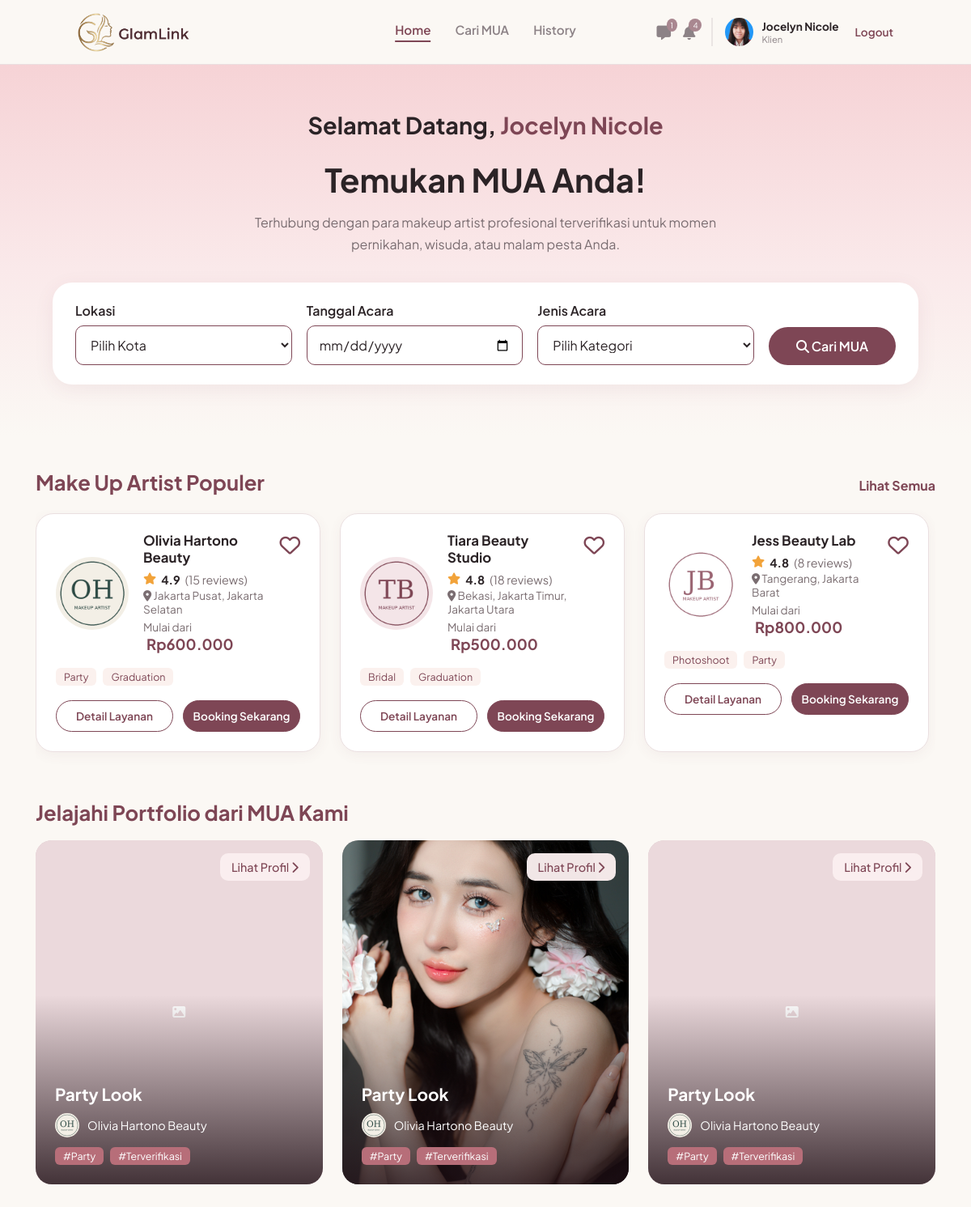
Screenshot of /klien/index.php (signed in) with the database file from the repository.
### tables this page shows
CREATE TABLE `users` (
  `id_user` int(11) NOT NULL,
  `nama` varchar(100) NOT NULL,
  `email` varchar(100) NOT NULL,
  `nomor_telepon` varchar(20) DEFAULT NULL,
  `nama_brand` varchar(150) DEFAULT NULL,
  `bio` text DEFAULT NULL,
  `lokasi` varchar(150) DEFAULT NULL,
  `foto_profil` varchar(255) DEFAULT NULL,
  `password` varchar(255) NOT NULL,
  `role` enum('mua','pelanggan','admin') NOT NULL,
  `dibuat_pada` timestamp NOT NULL DEFAULT current_timestamp(),
  `status_verifikasi` enum('pending','approved','rejected') NOT NULL DEFAULT 'approved',
  `alasan_tolak` varchar(255) DEFAULT NULL
);

CREATE TABLE `portfolios` (
  `id_portfolio` int(11) NOT NULL,
  `id_mua` int(11) NOT NULL,
  `foto` varchar(255) NOT NULL,
  `judul` varchar(100) DEFAULT NULL,
  `deskripsi` text DEFAULT NULL,
  `tag` varchar(150) DEFAULT NULL
);

### includes/chat.php (called while the page is built, shortened)
<?php
function chat_belum_dibaca(mysqli $k, int $saya): int {
    try {
        $st = $k->prepare("SELECT COUNT(*) AS n FROM chats WHERE id_penerima = ? AND dibaca_pada IS NULL");
        $st->bind_param('i', $saya);
        $st->execute();
        return (int)$st->get_result()->fetch_assoc()['n'];
    } catch (Throwable $e) {
        return 0;
    }
}

### includes/klien_notifikasi.php (called while the page is built, shortened)
<?php
function klien_notif_tgl(string $tgl): string {
    $t = strtotime($tgl);
    return date('j', $t) . ' ' . KLIEN_NOTIF_BULAN[(int)date('n', $t)] . ' ' . date('Y', $t);
}
function klien_notif_rp($n): string { return 'Rp ' . number_format((float)$n, 0, ',', '.'); }
function klien_notif_sinkron(mysqli $koneksi, int $id_klien): void {
    $st = $koneksi->prepare("SELECT COUNT(*) AS n FROM klien_notifikasi WHERE id_pelanggan = ?");
    $st->bind_param('i', $id_klien);
    $st->execute();
    $pertama = (int)$st->get_result()->fetch_assoc()['n'] === 0 ? 1 : 0;
    $ins = $koneksi->prepare("INSERT IGNORE INTO klien_notifikasi (id_pelanggan, kunci, tipe, judul, pesan, link, label_aksi, waktu, dibaca_pada)
                              VALUES (?, ?, ?, ?, ?, ?, ?, ?, IF(? = 1, NOW(), NULL))");
    $tambah = function (string $kunci, string $tipe, string $judul, string $pesan, ?string $link, ?string $aksi, string $waktu, int $sudah_baca = 0)
              use ($ins, $id_klien, $pertama) {
        $baca = ($pertama || $sudah_baca) ? 1 : 0;
    };
    $st = $koneksi->prepare("
        SELECT b.id_booking, b.no_invoice, b.tanggal_booking, b.waktu_booking, b.total_harga, b.status, b.metode_bayar, b.dibayar_pada,
               b.dibatalkan_oleh, b.is_mua_done, b.is_client_done, b.rating, b.created_at,
               COALESCE(b.dibatalkan_pada, b.created_at) AS waktu_batal, NOW() AS sekarang,
               (b.tanggal_booking = CURDATE()) AS hari_ini, (b.tanggal_booking = CURDATE() + INTERVAL 1 DAY) AS besok,
               u.nama_brand, u.nama AS nama_mua, s.nama_layanan
        FROM bookings b
        LEFT JOIN users u ON u.id_user = b.id_mua
        LEFT JOIN services s ON s.id_service = b.id_layanan
        WHERE b.id_pelanggan = ? AND (b.created_at >= NOW() - INTERVAL 60 DAY OR b.tanggal_booking >= CURDATE() - INTERVAL 60 DAY)");
    $st->bind_param('i', $id_klien);
    $st->execute();
    foreach ($st->get_result()->fetch_all(MYSQLI_ASSOC) as $b) {
        $id    = (int)$b['id_booking'];
        $inv   = $b['no_invoice'];
        $mua   = $b['nama_brand'] ?: ($b['nama_mua'] ?: 'MUA');
        $lay   = $b['nama_layanan'] ?: 'layanan';
        $tgl   = klien_notif_tgl($b['tanggal_booking']) . ' pukul ' . substr($b['waktu_booking'], 0, 5) . ' WIB';
        $detail = 'detail_booking.php?id=' . $id;
        if (!empty($b['dibayar_pada'])) {
            $metode = $b['metode_bayar'] ? ' melalui ' . $b['metode_bayar'] : '';
        }
        if ($b['status'] === 'dikonfirmasi' && ((int)$b['hari_ini'] === 1 || (int)$b['besok'] === 1)) {
            $hari = (int)$b['hari_ini'] === 1;
        }
    }
}
function klien_notif_jumlah_baru(mysqli $koneksi, int $id_klien): int {
    try {
        klien_notif_sinkron($koneksi, $id_klien);
        $st = $koneksi->prepare("SELECT COUNT(*) AS n FROM klien_notifikasi WHERE id_pelanggan = ? AND dibaca_pada IS NULL AND dihapus_pada IS NULL");
        $st->bind_param('i', $id_klien);
        $st->execute();
        return (int)$st->get_result()->fetch_assoc()['n'];
    } catch (Throwable $e) {
        return 0;
    }
}

### includes/klien.php (the view, shortened to what this page needs)
<?php
require_once __DIR__ . '/../koneksi.php';
function q($sql, $params = []) {
    global $koneksi;
    $st = $koneksi->prepare($sql);
    if ($params) { $st->bind_param(str_repeat('s', count($params)), ...$params); }
    $st->execute();
    $r = $st->get_result();
    return $r ? $r->fetch_all(MYSQLI_ASSOC) : [];
}
function e($v)      { return htmlspecialchars((string)$v, ENT_QUOTES); }
function rupiah($n) { return 'Rp' . number_format((float)$n, 0, ',', '.'); }
function foto($file, $kelas = '', $ikon = 'fa-user') {
    $f = basename((string)$file);
    if ($f !== '' && file_exists(__DIR__ . '/../assets/img/' . $f)) {
        return '<img class="' . $kelas . '" src="../assets/img/' . e($f) . '" alt="">';
    }
    return '<div class="' . $kelas . ' foto-kosong"><i class="fa-solid ' . $ikon . '"></i></div>';
}
function csrf_field() { if (empty($_SESSION['csrf'])) $_SESSION['csrf'] = bin2hex(random_bytes(16)); return '<input type="hidden" name="csrf" value="' . $_SESSION['csrf'] . '">'; }
function daftar_mua($where = '', $params = [], $urut = 'rating DESC, selesai DESC, u.dibuat_pada DESC', $limit = 60) {
    $rows = q("SELECT u.id_user, u.nama_brand, u.lokasi, u.foto_profil,
                (SELECT foto FROM portfolios WHERE id_mua = u.id_user ORDER BY id_portfolio LIMIT 1) AS cover,
                (SELECT MIN(harga) FROM services WHERE id_mua = u.id_user) AS harga_min,
                (SELECT COUNT(*) FROM bookings WHERE id_mua = u.id_user AND status = 'selesai') AS selesai,
                (SELECT ROUND(AVG(rating), 1) FROM bookings WHERE id_mua = u.id_user AND rating > 0) AS rating,
                (SELECT COUNT(*) FROM bookings WHERE id_mua = u.id_user AND rating > 0) AS n_ulasan,
                (SELECT COUNT(*) FROM favorit f WHERE f.id_mua = u.id_user AND f.id_pelanggan = " . (int)($GLOBALS['id_klien'] ?? 0) . ") AS fav
              FROM users u
              WHERE u.role = 'mua' AND u.status_verifikasi = 'approved' $where
              ORDER BY $urut LIMIT " . (int)$limit, $params);
    foreach ($rows as &$m) {
        $m['kats'] = array_column(q("SELECT DISTINCT kategori FROM services WHERE id_mua = ? AND kategori <> ''", [$m['id_user']]), 'kategori');
    }
    return $rows;
}
function rating_teks($m) {
    return '<span class="rate"><i class="fa-solid fa-star"></i> <b>' . number_format((float)$m['rating'], 1) . '</b> <span class="muted">(' . (int)$m['n_ulasan'] . ' reviews)</span></span>';
}
function kartu_populer($m) {
    $id  = (int)$m['id_user'];
    $fav = !empty($m['fav']);
    $aria = $fav ? 'Hapus dari favorit' : 'Simpan ke favorit';
    echo '<article class="pop-card">';
    echo '<form class="pop-fav" method="POST" action="favorit.php">' . csrf_field() . '<input type="hidden" name="id_mua" value="' . $id . '"><input type="hidden" name="dari" value="home">';
    echo '<button type="submit" class="pop-heart' . ($fav ? ' on' : '') . '" aria-pressed="' . ($fav ? 'true' : 'false') . '" aria-label="' . $aria . '" title="' . $aria . '"><i class="' . ($fav ? 'fa-solid' : 'fa-regular') . ' fa-heart"></i></button></form>';
    echo '<a class="pop-link" href="mua.php?id=' . $id . '">' . foto($m['foto_profil'], 'avatar pop') . '<div class="pop-info"><h3>' . e($m['nama_brand']) . '</h3>' . rating_teks($m);
    echo '<div class="muted small"><i class="fa-solid fa-location-dot"></i> ' . e($m['lokasi']) . '</div>';
    echo '<div class="cc-price"><span class="muted">Mulai dari</span> <b>' . ($m['harga_min'] ? rupiah($m['harga_min']) : '-') . '</b></div></div></a>';
    echo '<div class="chips pop-tags">'; foreach (array_slice($m['kats'], 0, 2) as $k) echo '<span class="pop-tag">' . e($k) . '</span>'; echo '</div>';
    echo '<div class="cc-actions"><a class="kb-outline" href="mua.php?id=' . $id . '&tab=layanan">Detail Layanan</a><a class="kb-fill" href="booking.php?mua=' . $id . '">Booking Sekarang</a></div>';
    echo '</article>';
}
function head_klien($judul) {
    echo '<!DOCTYPE html><html lang="id"><head><meta charset="UTF-8"><meta name="viewport" content="width=device-width, initial-scale=1.0"><title>' . e($judul) . ' - GlamLink</title>
<link rel="stylesheet" href="https://cdnjs.cloudflare.com/ajax/libs/font-awesome/6.4.0/css/all.min.css">
<link href="https://fonts.googleapis.com/css2?family=Plus+Jakarta+Sans:wght@400;500;600;700&display=swap" rel="stylesheet">
<link rel="stylesheet" href="../assets/css/navbar.css"><link rel="stylesheet" href="../assets/css/klien.css"></head><body>';
}
function bottom_nav() {
    echo '<nav class="bottom-nav">';
    echo '</nav></body></html>';
}

### navbar.php (shortened to what this page needs)
<?php
$path_prefix = in_array(basename(dirname($_SERVER['PHP_SELF'])), ['mua', 'klien']) ? '../' : '';
$nav_logged_in = isset($_SESSION['status_login']) && $_SESSION['status_login'] == true;
$nav_role = isset($_SESSION['role']) ? $_SESSION['role'] : '';
if ($nav_logged_in && in_array($nav_role, ['mua', 'pelanggan']) && isset($koneksi)) {
    $id_mua_nav = $_SESSION['id_user'];
    $nav_query = mysqli_query($koneksi, "SELECT nama, nama_brand, foto_profil, status_verifikasi FROM users WHERE id_user = '$id_mua_nav'");
    $nav_profil = mysqli_fetch_assoc($nav_query);
}
?>
<header class="navbar">
    <div class="logo">
        <a href="<?php echo $path_prefix; ?>index.php">
            <img src="<?php echo $path_prefix; ?>assets/img/logo.png" alt="GlamLink">
        </a>
    </div>
    <?php if (!$nav_logged_in): ?>
        <div class="nav-links">
            <a href="<?php echo $path_prefix; ?>login.php" class="btn-text">Masuk</a>
            <a href="<?php echo $path_prefix; ?>login.php" class="btn-outline nav-mua">Masuk Sebagai MUA</a>
            <a href="<?php echo $path_prefix; ?>register.php" class="btn-filled">Daftar</a>
        </div>
    <?php elseif ($nav_role == 'pelanggan'): ?>
        <?php $hal = basename($_SERVER['SCRIPT_NAME']); ?>
        <div class="nav-menu-mua">
            <a href="<?php echo $path_prefix; ?>klien/index.php" class="<?php echo $hal == 'index.php' ? 'active' : ''; ?>">Home</a>
            <a href="<?php echo $path_prefix; ?>klien/cari.php" class="<?php echo in_array($hal, ['cari.php', 'mua.php', 'booking.php']) ? 'active' : ''; ?>">Cari MUA</a>
            <a href="<?php echo $path_prefix; ?>klien/history.php" class="<?php echo $hal == 'history.php' ? 'active' : ''; ?>">History</a>
        </div>
        <div class="nav-profile-mua">
            <div class="nav-icons">
                <?php
                require_once __DIR__ . '/includes/chat.php';
                $nav_chat_baru = (($koneksi ?? null) instanceof mysqli) ? chat_belum_dibaca($koneksi, (int)$_SESSION['id_user']) : 0;
                ?>
                <a href="<?php echo $path_prefix; ?>klien/chat.php" class="icon-btn" title="Chat">
                    <i class="fa-solid fa-message"></i>
                    <span class="badge" id="navChatBadge" <?php echo $nav_chat_baru ? '' : 'hidden'; ?>><?php echo $nav_chat_baru > 99 ? '99+' : $nav_chat_baru; ?></span>
                </a>
                <?php
                require_once __DIR__ . '/includes/klien_notifikasi.php';
                $nav_notif_klien = (($koneksi ?? null) instanceof mysqli) ? klien_notif_jumlah_baru($koneksi, (int)$_SESSION['id_user']) : 0;
                ?>
                <a href="<?php echo $path_prefix; ?>klien/notifikasi.php" class="icon-btn" title="Notifikasi">
                    <i class="fa-solid fa-bell"></i>
                    <span class="badge" id="navNotifBadge" <?php echo $nav_notif_klien ? '' : 'hidden'; ?>><?php echo $nav_notif_klien > 99 ? '99+' : $nav_notif_klien; ?></span>
                </a>
            </div>
            <a href="<?php echo $path_prefix; ?>klien/profil.php" style="text-decoration:none;color:inherit;">
                <div class="profile-info">
                    <?php if (!empty($nav_profil['foto_profil']) && file_exists(__DIR__ . '/assets/img/' . basename($nav_profil['foto_profil']))): ?>
                        <img src="<?php echo $path_prefix; ?>assets/img/<?php echo htmlspecialchars(basename($nav_profil['foto_profil'])); ?>" alt="Profile">
                    <?php else: ?>
                        <div style="width:35px;height:35px;background:#e0d8da;border-radius:50%;display:flex;align-items:center;justify-content:center;color:#fff;font-size:0.8rem;"><i class="fa-solid fa-user"></i></div>
                    <?php endif; ?>
                    <div class="profile-text">
                        <span class="brand-name"><?php echo htmlspecialchars($nav_profil['nama'] ?? 'Klien'); ?></span>
                        <span class="role-text">Klien</span>
                    </div>
                </div>
            </a>
            <a href="<?php echo $path_prefix; ?>logout.php" class="logout-link">Logout</a>
        </div>
    <?php endif; ?>
</header>

### klien/index.php (shortened to what this page needs)
<?php
require __DIR__ . '/../includes/klien.php';
$porto = q("SELECT p.foto, u.id_user, u.nama_brand, u.foto_profil,
              (SELECT kategori FROM services WHERE id_mua = u.id_user ORDER BY id_service LIMIT 1) AS kategori
            FROM portfolios p JOIN users u ON u.id_user = p.id_mua
            WHERE u.role='mua' AND u.status_verifikasi='approved' ORDER BY p.id_portfolio DESC LIMIT 3");
$populer = daftar_mua('', [], 'rating DESC, selesai DESC, u.dibuat_pada DESC', 6);
head_klien('Home');
include __DIR__ . '/../navbar.php';
?>
<section class="kl-hero">
    <h2 class="salam">Selamat Datang, <span><?php echo e($_SESSION['nama']); ?></span></h2>
    <h1>Temukan MUA Anda!</h1>
    <p class="sub">Terhubung dengan para makeup artist profesional terverifikasi untuk momen pernikahan, wisuda, atau malam pesta Anda.</p>
    <form class="search-card" action="cari.php" method="GET">
        <div><label for="wilayah">Lokasi</label>
            <select id="wilayah" name="wilayah"><option value="">Pilih Kota</option>
            </select></div>
        <div><label for="tanggal">Tanggal Acara</label>
            <input type="date" id="tanggal" name="tanggal" min="<?php echo date('Y-m-d'); ?>"></div>
        <div><label for="kategori">Jenis Acara</label>
            <select id="kategori" name="kategori"><option value="">Pilih Kategori</option>
            </select></div>
        <button class="btn-cari" type="submit"><i class="fa-solid fa-magnifying-glass"></i> Cari MUA</button>
    </form>
</section>
<main class="kl-wrap">
    <section id="populer">
        <div class="kl-title-row">
            <h2 class="kl-title">Make Up Artist Populer</h2>
            <a href="cari.php" class="lihat-semua">Lihat Semua</a>
        </div>
        <div class="pop-scroll">
            <?php foreach ($populer as $m) kartu_populer($m); ?>
        </div>
    </section>
    <h2 class="kl-title">Jelajahi Portfolio dari MUA Kami</h2>
    <div class="grid-3">
        <?php foreach ($porto as $p): ?>
            <a class="porto-card" href="mua.php?id=<?php echo (int)$p['id_user']; ?>">
                <?php echo foto($p['foto'], 'porto-img', 'fa-image'); ?>
                <span class="lihat-pill">Lihat Profil <i class="fa-solid fa-chevron-right"></i></span>
                <div class="porto-info">
                    <h3><?php echo $p['kategori'] ? e($p['kategori']) . ' Look' : 'Portfolio'; ?></h3>
                    <div class="porto-mua"><?php echo foto($p['foto_profil'], 'avatar sm'); ?><span><?php echo e($p['nama_brand']); ?></span></div>
                    <div class="chips"><?php if ($p['kategori']) echo '<span class="chip">#' . e($p['kategori']) . '</span>'; ?><span class="chip">#Terverifikasi</span></div>
                </div>
            </a>
        <?php endforeach; ?>
    </div>
</main>
<?php bottom_nav();

### rows the page displays
users: foto_profil (picture), nama "Jocelyn Nicole"
users: foto_profil (picture), nama_brand "Olivia Hartono Beauty", rating "4.9", n_ulasan "15", lokasi "Jakarta Pusat, Jakarta Selatan", harga_min "Rp600.000", k "Party", k "Graduation"
users: foto_profil (picture), nama_brand "Tiara Beauty Studio", rating "4.8", n_ulasan "18", lokasi "Bekasi, Jakarta Timur, Jakarta Utara", harga_min "Rp500.000", k "Bridal", k "Graduation"
users: foto_profil (picture), nama_brand "Jess Beauty Lab", rating "4.8", n_ulasan "8", lokasi "Tangerang, Jakarta Barat", harga_min "Rp800.000", k "Photoshoot", k "Party"
portfolios: kategori "Party", id_mua.foto_profil (picture), id_mua.nama_brand "Olivia Hartono Beauty"
portfolios: foto (picture), kategori "Party", id_mua.nama_brand "Olivia Hartono Beauty"
portfolios: kategori "Party", id_mua.foto_profil (picture), id_mua.nama_brand "Olivia Hartono Beauty"

### other values shown
$nav_chat_baru "1"
$nav_notif_klien "4"
